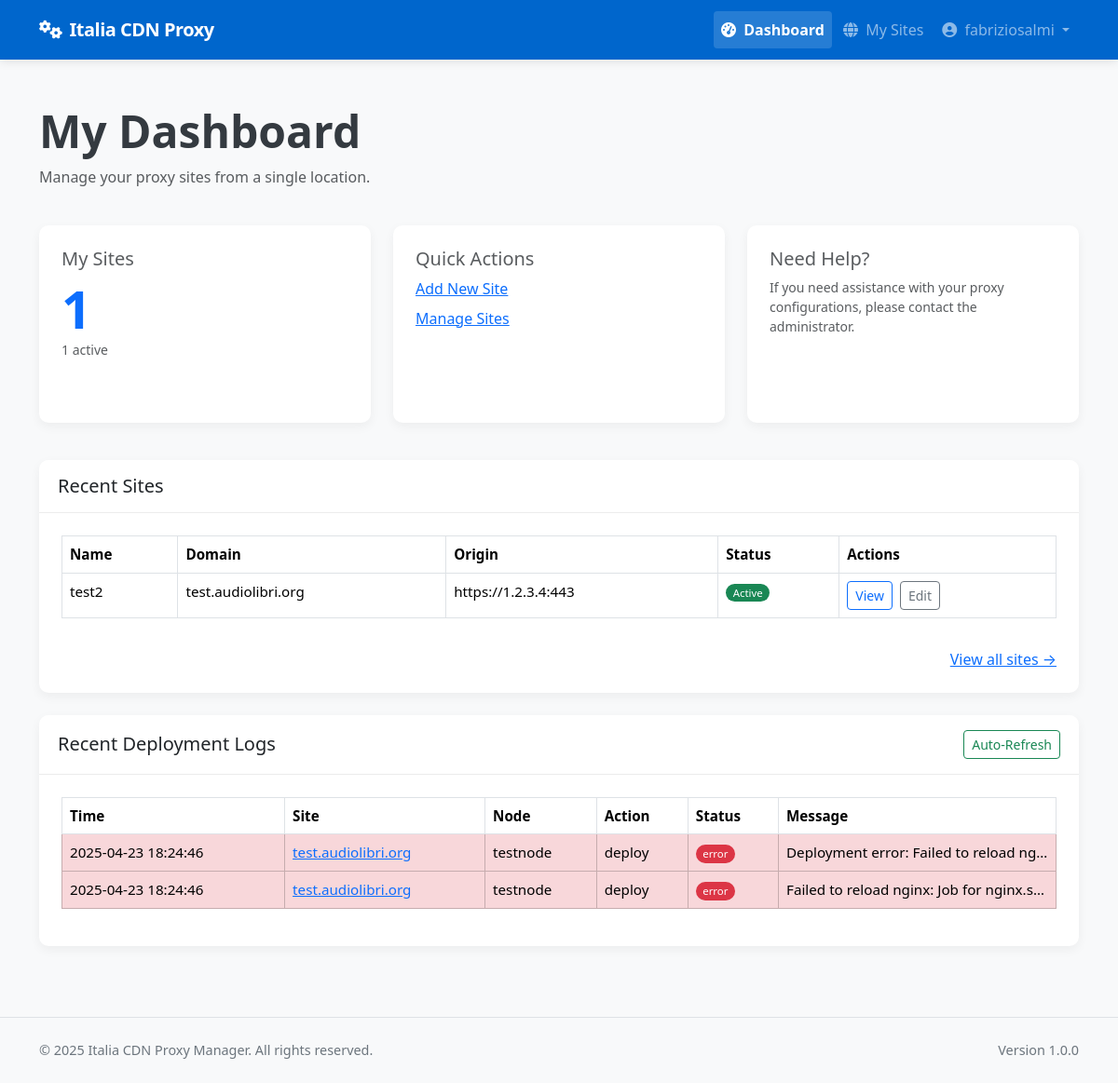
The page /client/dashboard (signed in) on the database as committed earlier.
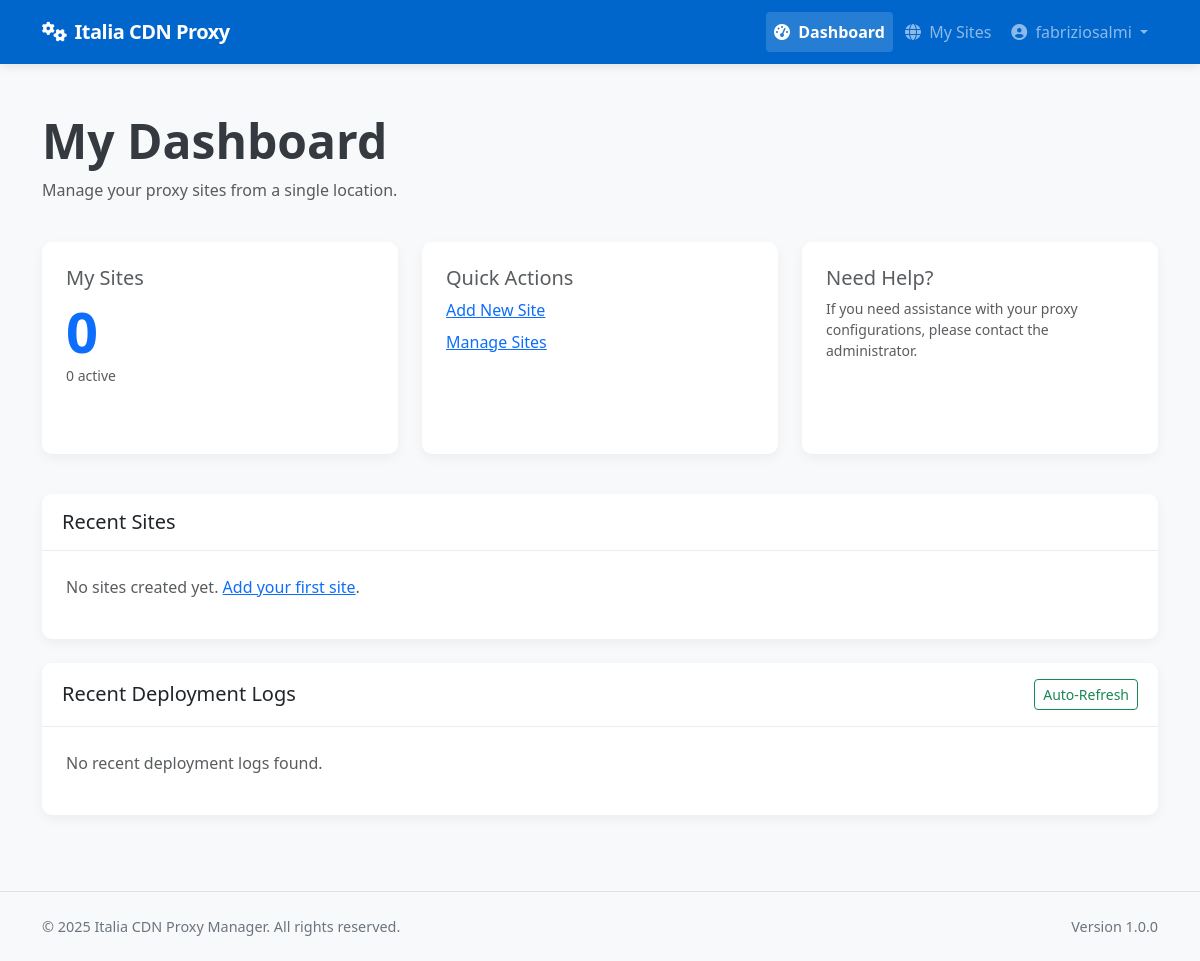
The same page on the database as committed later.
### app/models/models.py (models this page shows, shortened)
class Site(db.Model):
    __tablename__ = 'sites'
    id = db.Column(db.Integer, primary_key=True)
    name = db.Column(db.String(64), nullable=False)
    domain = db.Column(db.String(255), unique=True, nullable=False)
    protocol = db.Column(db.String(10), nullable=False, default='https')  # http or https
    origin_protocol = db.Column(db.String(10), nullable=False, default='http')  # http or https for origin
    origin_address = db.Column(db.String(255), nullable=False)  # Backend server address
    origin_port = db.Column(db.Integer, nullable=False)
    user_id = db.Column(db.Integer, db.ForeignKey('users.id'), nullable=True)  # Allow null for discovered sites
    is_active = db.Column(db.Boolean, default=True)
    is_blocked = db.Column(db.Boolean, default=False)
    is_discovered = db.Column(db.Boolean, default=False)  # Whether this site was discovered from node
    use_waf = db.Column(db.Boolean, default=False)
    force_https = db.Column(db.Boolean, default=True)  # New column to force HTTP to HTTPS redirect
    enable_cache = db.Column(db.Boolean, default=True)
    cache_time = db.Column(db.Integer, default=3600)  # Cache time in seconds, default 1 hour
    cache_static_time = db.Column(db.Integer, default=86400)  # Cache time for static assets in seconds, default 1 day
    custom_cache_rules = db.Column(db.Text, nullable=True)  # Custom cache rules in Nginx format
    cache_browser_time = db.Column(db.Integer, default=3600)  # Browser cache time in seconds, default 1 hour
    created_at = db.Column(db.DateTime, default=datetime.utcnow)
    updated_at = db.Column(db.DateTime, default=datetime.utcnow, onupdate=datetime.utcnow)
    custom_config = db.Column(db.Text, nullable=True)  # Additional Nginx configuration
    site_nodes = db.relationship('SiteNode', backref='site', lazy='dynamic')
    ssl_certificates = db.relationship('SSLCertificate', backref='site', lazy='dynamic')
    config_versions = db.relationship('ConfigVersion', backref='site', lazy='dynamic')

class DeploymentLog(db.Model):
    __tablename__ = 'deployment_logs'
    id = db.Column(db.Integer, primary_key=True)
    site_id = db.Column(db.Integer, db.ForeignKey('sites.id'), nullable=False)
    node_id = db.Column(db.Integer, db.ForeignKey('nodes.id'), nullable=False)
    user_id = db.Column(db.Integer, db.ForeignKey('users.id'), nullable=True)  # Who performed the action
    action = db.Column(db.String(64), nullable=False)  # deploy, update, remove, ssl_renew, discovery, rollback
    status = db.Column(db.String(20), nullable=False)  # success, error
    message = db.Column(db.Text, nullable=True)
    created_at = db.Column(db.DateTime, default=datetime.utcnow)
    site = db.relationship('Site', backref=db.backref('deployment_logs', lazy='dynamic'))
    node = db.relationship('Node', backref=db.backref('deployment_logs', lazy='dynamic'))
    user = db.relationship('User', backref=db.backref('deployment_logs', lazy='dynamic'))

class Node(db.Model):
    __tablename__ = 'nodes'
    id = db.Column(db.Integer, primary_key=True)
    name = db.Column(db.String(64), unique=True, nullable=False)
    ip_address = db.Column(db.String(45), nullable=False)  # IPv4 or IPv6
    ssh_port = db.Column(db.Integer, default=22)
    ssh_user = db.Column(db.String(64), nullable=False)
    ssh_key_path = db.Column(db.String(256), nullable=True)  # Path to SSH key file
    ssh_password = db.Column(db.String(256), nullable=True)  # Encrypted password (if using password auth)
    is_active = db.Column(db.Boolean, default=True)
    is_discovered = db.Column(db.Boolean, default=False)  # Whether this node was discovered from YAML
    created_at = db.Column(db.DateTime, default=datetime.utcnow)
    updated_at = db.Column(db.DateTime, default=datetime.utcnow, onupdate=datetime.utcnow)
    nginx_config_path = db.Column(db.String(256), default='/etc/nginx/conf.d')
    nginx_reload_command = db.Column(db.String(256), default='sudo systemctl reload nginx')
    detected_nginx_path = db.Column(db.String(256), nullable=True)  # Store detected nginx path
    site_nodes = db.relationship('SiteNode', backref='node', lazy='dynamic')

### app/controllers/client.py (the view)
@client.route('/dashboard')
@login_required
@client_required
def dashboard():
    site_count = Site.query.filter_by(user_id=current_user.id).count()
    active_site_count = Site.query.filter_by(user_id=current_user.id, is_active=True).count()
    sites = Site.query.filter_by(user_id=current_user.id).order_by(Site.created_at.desc()).limit(5).all()
    site_ids = [site.id for site in Site.query.filter_by(user_id=current_user.id).all()]
    latest_logs = DeploymentLog.query.filter(DeploymentLog.site_id.in_(site_ids)).order_by(DeploymentLog.created_at.desc()).limit(10).all() if site_ids else []
    return render_template('client/dashboard.html',
                           site_count=site_count,
                           active_site_count=active_site_count,
                           sites=sites,
                           latest_logs=latest_logs)

### app/models/__init__.py (called while the page is built)
@login_manager.user_loader
def load_user(user_id):
    return User.query.get(int(user_id))

### app/models/models.py (called while the page is built)
    def is_admin(self):
        return self.role == 'admin'

    def is_client(self):
        return self.role == 'client'

### app/services/access_control.py (called while the page is built)
def client_required(f):
    @wraps(f)
    def decorated_function(*args, **kwargs):
        if not current_user.is_client():
            flash('This page is available only for client users.', 'error')
            return abort(403)
        return f(*args, **kwargs)
    return decorated_function

### app/templates/client/dashboard.html (shortened to what the changed rows need)
{% extends "base.html" %}
{% block content %}
<div class="container py-4">
    <div class="row mb-4">
        <div class="col-12">
            <h1 class="display-5 fw-bold mb-2">My Dashboard</h1>
        </div>
    </div>
    <div class="row mb-4">
        <div class="col-md-4 mb-3">
            <div class="card h-100">
                <div class="card-body">
                    <h5 class="card-title text-muted mb-2">My Sites</h5>
                    <p class="display-4 fw-bold text-primary mb-0">{{ site_count }}</p>
                    <p class="small text-muted">{{ active_site_count }} active</p>
                </div>
            </div>
        </div>
    </div>
    <div class="card mb-4">
        <div class="card-body">
            {% if sites %}
            <div class="table-responsive">
                <table class="table table-bordered table-hover">
                    <thead>
                        <tr>
                            <th>Name</th>
                            <th>Domain</th>
                            <th>Origin</th>
                            <th>Status</th>
                            <th>Actions</th>
                        </tr>
                    </thead>
                    <tbody>
                        {% for site in sites %}
                        <tr>
                            <td>{{ site.name }}</td>
                            <td>{{ site.domain }}</td>
                            <td>{{ site.protocol }}://{{ site.origin_address }}:{{ site.origin_port }}</td>
                            <td>
                                <span class="badge rounded-pill {% if site.is_active %}bg-success{% else %}bg-danger{% endif %}">
                                    {{ 'Active' if site.is_active else 'Inactive' }}
                                </span>
                            </td>
                            <td>
                                <a href="{{ url_for('client.view_site', site_id=site.id) }}" class="btn btn-sm btn-outline-primary me-1">View</a>
                                <a href="{{ url_for('client.edit_site', site_id=site.id) }}" class="btn btn-sm btn-outline-secondary">Edit</a>
                            </td>
                        </tr>
                        {% endfor %}
                    </tbody>
                </table>
            </div>
            <div class="mt-3 text-end">
                <a href="{{ url_for('client.list_sites') }}" class="text-primary">View all sites →</a>
            </div>
            {% else %}
            <p class="text-muted">No sites created yet.
                <a href="{{ url_for('client.new_site') }}" class="text-primary">Add your first site</a>.
            </p>
            {% endif %}
        </div>
    </div>
    <div class="card">
        <div class="card-body">
            {% if latest_logs %}
            <div class="table-responsive" id="logsTableContainer">
                <table class="table table-bordered table-hover">
                    <thead>
                        <tr>
                            <th>Time</th>
                            <th>Site</th>
                            <th>Node</th>
                            <th>Action</th>
                            <th>Status</th>
                            <th>Message</th>
                        </tr>
                    </thead>
                    <tbody>
                        {% for log in latest_logs %}
                        <tr class="{% if log.status == 'error' %}table-danger{% endif %}">
                            <td>{{ log.created_at.strftime('%Y-%m-%d %H:%M:%S') }}</td>
                            <td>
                                <a href="{{ url_for('client.view_site', site_id=log.site_id) }}" class="text-primary">
                                    {{ log.site.domain }}
                                </a>
                            </td>
                            <td>{{ log.node.name }}</td>
                            <td>{{ log.action }}</td>
                            <td>
                                <span class="badge rounded-pill
                                {% if log.status == 'success' %}bg-success
                                {% elif log.status == 'error' %}bg-danger
                                {% else %}bg-warning{% endif %}">
                                    {{ log.status }}
                                </span>
                            </td>
                            <td class="text-truncate" style="max-width: 200px;">{{ log.message }}</td>
                        </tr>
                        {% endfor %}
                    </tbody>
                </table>
            </div>
            {% else %}
            <p class="text-muted">No recent deployment logs found.</p>
            {% endif %}
        </div>
    </div>
</div>
{% endblock %}

Rows that differ between the two databases and show on the page:
removed Site: name "test2", domain "test.audiolibri.org", protocol "https", origin_address "1.2.3.4", origin_port "443", is_active "Active"
removed DeploymentLog: created_at "2025-04-23 18:24:46", site.domain "test.audiolibri.org", node.name "testnode", action "deploy", status "error", message "Deployment error: Failed to reload ng…"
removed DeploymentLog: created_at "2025-04-23 18:24:46", site.domain "test.audiolibri.org", node.name "testnode", action "deploy", status "error", message "Failed to reload nginx: Job for nginx.s…"
Other text that changed with them:
{{ site_count }}: "1" → "0"
{{ active_site_count }}: "1" → "0"
text no longer shown: "Name Domain Origin Status Actions View all sites → Time Site Node Action Status Message"
text now shown: "No sites created yet. Add your first site . No recent deployment logs found."
